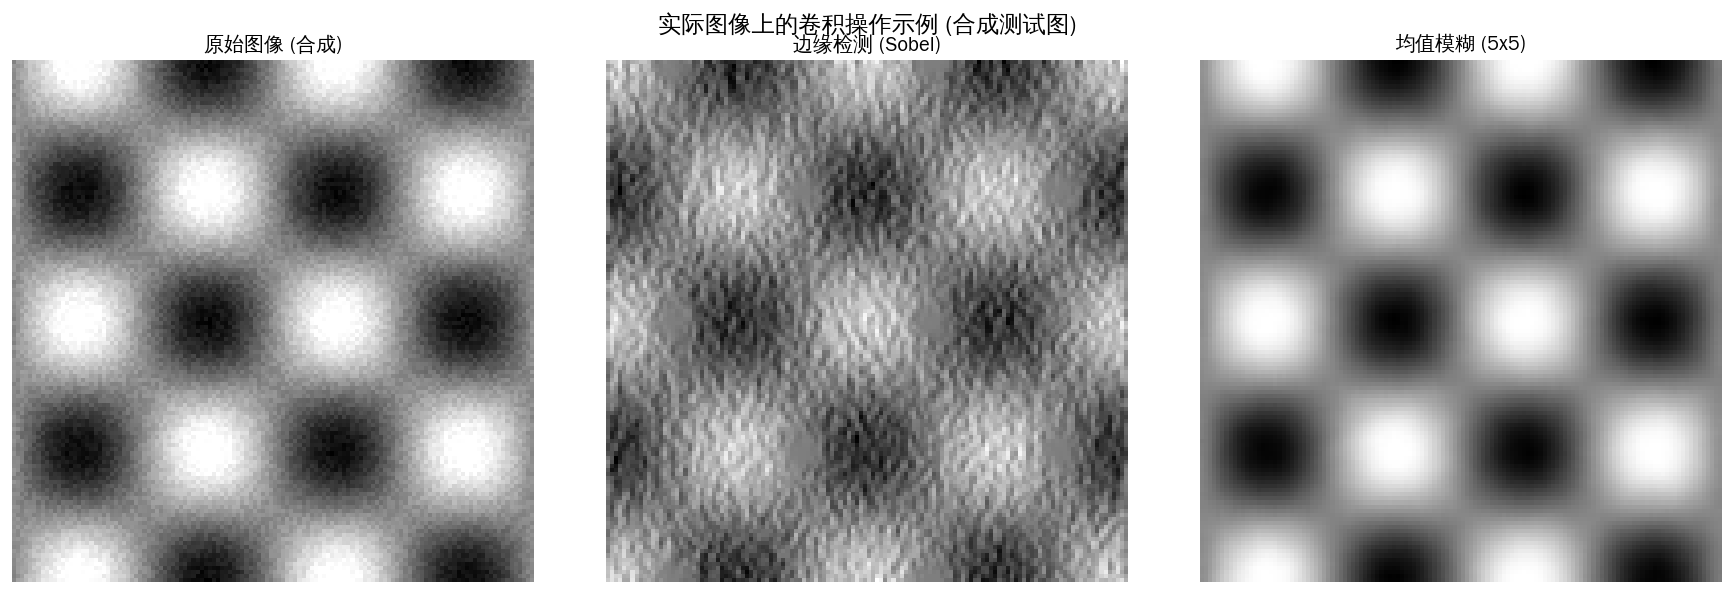

Recreate this plot in Python.
"""
4-1-real-image.py
==================
实际图像上的卷积操作示例（边缘检测、模糊）
"""
import numpy as np
import matplotlib.pyplot as plt
import matplotlib as mpl
from scipy import ndimage

mpl.rcParams['font.sans-serif'] = ['Noto Sans CJK SC', 'WenQuanYi Zen Hei', 'SimHei', 'DejaVu Sans']
mpl.rcParams['axes.unicode_minus'] = False

np.random.seed(7)
size = 128
x = np.linspace(0, 4*np.pi, size)
y = np.linspace(0, 4*np.pi, size)
X, Y = np.meshgrid(x, y)
img = (np.sin(X) * np.cos(Y) * 0.5 + 0.5)
img = img + np.random.rand(size, size) * 0.1
img = np.clip(img, 0, 1)

edge_kernel = np.array([[1, 0, -1], [2, 0, -2], [1, 0, -1]])
blur_kernel = np.ones((5, 5)) / 25

edge_result = ndimage.convolve(img, edge_kernel)
blur_result = ndimage.convolve(img, blur_kernel)

fig, axes = plt.subplots(1, 3, figsize=(15, 5))
axes[0].imshow(img, cmap='gray')
axes[0].set_title('原始图像 (合成)')
axes[0].axis('off')
axes[1].imshow(edge_result, cmap='gray')
axes[1].set_title('边缘检测 (Sobel)')
axes[1].axis('off')
axes[2].imshow(blur_result, cmap='gray')
axes[2].set_title('均值模糊 (5x5)')
axes[2].axis('off')
plt.suptitle('实际图像上的卷积操作示例 (合成测试图)', fontsize=14)
plt.tight_layout()
plt.savefig('/home/david/AI-Tutorial/assets/figures/4-1-real-image.png',
            dpi=120, bbox_inches='tight', facecolor='white')
print("Saved: 4-1-real-image.png")
